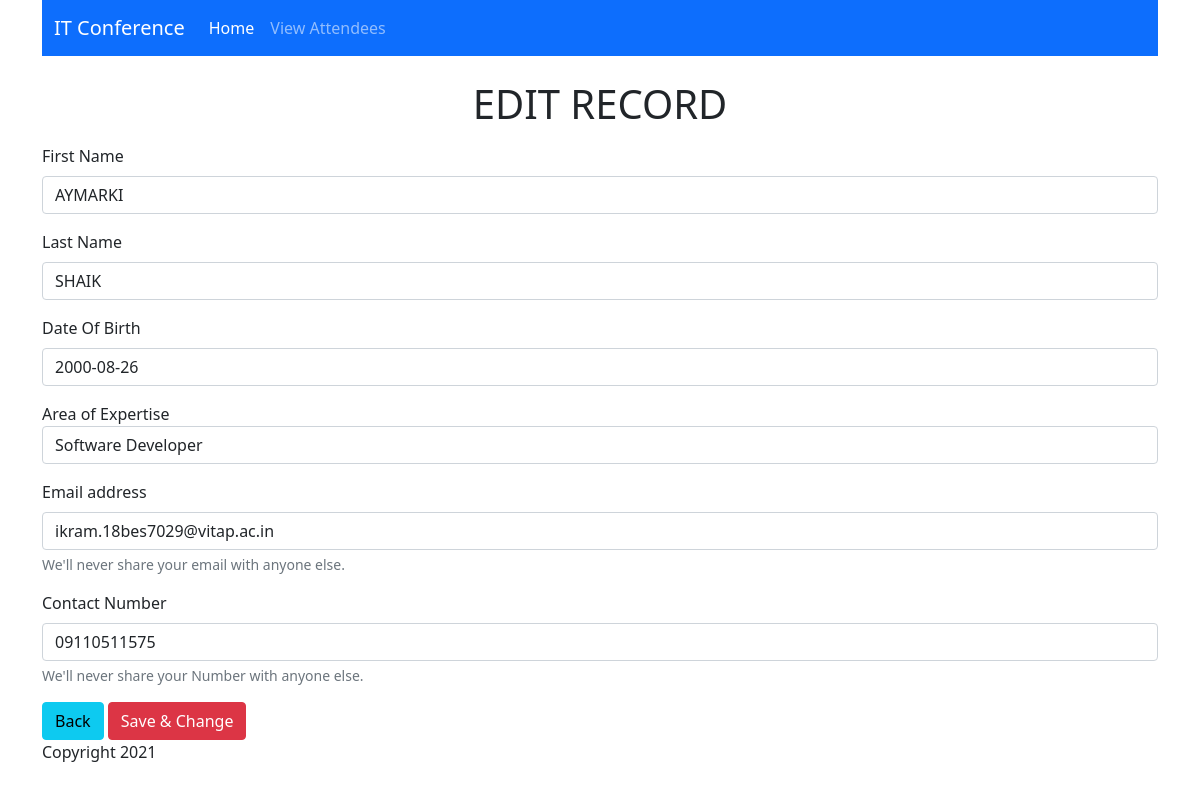
Screenshot of /edit.php?id=8 with the database file from the repository.
### tables this page shows
CREATE TABLE `attendee` (
  `Attendee_ID` int(11) NOT NULL,
  `firstname` varchar(100) NOT NULL,
  `lastname` varchar(100) NOT NULL,
  `DOB` date NOT NULL,
  `EmailAddress` varchar(100) NOT NULL,
  `ContactNumber` varchar(20) NOT NULL,
  `Speciality_id` int(11) NOT NULL
);

### DB/conn.php (called while the page is built)
<?php
    $host = 'sql6.freemysqlhosting.net';
    $db = 'sql6421502';
    $user = 'sql6421502';
    $pass = '2iRwY49h8F';
    $charset = 'utf8mb4';
    $dsn = "mysql:host=$host;dbname=$db;charset=$charset";
    try{
        $pdo = new PDO($dsn, $user, $pass);
        $pdo->setAttribute(PDO::ATTR_ERRMODE, PDO::ERRMODE_EXCEPTION);
    } catch(PDOException $e) {
        throw new PDOException($e->getMessage());
    }
    require_once 'crud.php';
    $crud =new crud($pdo);
?>

### DB/crud.php (called while the page is built, shortened)
<?php
    class crud{
        private $db;
        function __construct($conn){
            $this->db=$conn;
        }
        public function getSpecialties(){
            try{
                $sql = "SELECT * FROM `speciality_id`";
                $result = $this->db->query($sql);
                return $result;
            }catch(PDOException $e){
                echo $e->getmessage();
                return false;
            }
        }
        public function getAttendeeDetails($id){
            try{
                $sql = "SELECT * FROM `attendee` a inner join speciality_id s on a.Speciality_id = s.Speciality_id where Attendee_id = :id";
                $stmt = $this->db->prepare($sql);
                $stmt->bindparam(':id',$id);
                $stmt->execute();
                $result = $stmt->fetch();
                return $result;
            }catch(PDOException $e){
                echo $e->getmessage();
                return false;
            }
        }
    }
?>

### edit.php (the view, shortened to what this page needs)
<?php
require_once "includes/header.php" ;
require_once "db/conn.php";
$results = $crud->getSpecialties();
if(!isset($_GET['id'])){
    include 'includes/error.php';
    header("Location: viewrecords.php");
}
else{
    $id=$_GET['id'];
    $attendee = $crud->getAttendeeDetails($id);
?>
    <h1><p class="text-center">EDIT RECORD</p></h1>
    <form method="post" action="editpost.php">
        <div class="mb-3">
            <label for="firstname" class="form-label">First Name</label>
            <input type="text" class="form-control" value = "<?php echo $attendee['firstname'] ?>" id="firstname" name="firstname">
        </div>
        <div class="mb-3">
            <label for="lastname" class="form-label">Last Name</label>
            <input type="text" class="form-control" value = "<?php echo $attendee['lastname'] ?>" id="lastname" name="lastname">
        </div>
        <div class="mb-3">
            <label for="dob" class="form-label">Date Of Birth</label>
            <input type="text" class="form-control" value = "<?php echo $attendee['DOB'] ?>" id="dob" name="dob">
        </div>
        <div class="mb-3">
            <label for="speciality" >Area of Expertise</label>
                <select class="form-control" id="speciality" name="speciality">
                    <?php while($r=$results->fetch(PDO::FETCH_ASSOC)){?>
                        <option value="<?php echo $r['Speciality_id'] ?>" <?php if($r['Speciality_id'] == $attendee['Speciality_id']) echo 'selected' ?>>
                            <?php echo $r['name']; ?>
                        </option>
                    <?php }?>
                </select>
        </div>
        <div class="mb-3">
            <label for="email" class="form-label">Email address</label>
            <input type="email" class="form-control" value = "<?php echo $attendee['EmailAddress'] ?>" id="email" name="email" aria-describedby="emailHelp">
            <div id="emailHelp" class="form-text">We'll never share your email with anyone else.</div>
        </div>
        <div class="mb-3">
            <label for="phone" class="form-label">Contact Number</label>
            <input type="text" class="form-control" value = "<?php echo $attendee['ContactNumber'] ?>" id="phone" name="phone" aria-describedby="emailHelp">
            <div id="emailHelp" class="form-text">We'll never share your Number with anyone else.</div>
        </div>
        <a href="viewrecords.php" class="btn btn-info btn">Back</a>
            <button class="btn btn-danger btn" type="submit" name="submit">Save & Change</button>
    </form>
<?php } ?>
<?php require_once "includes/footer.php" ?>

### rows the page displays
attendee: firstname "AYMARKI", lastname "SHAIK", dob "2000-08-26", email "ikram.18bes7029@vitap.ac.in", phone "09110511575"

### other values shown
form field speciality "Software Developer"
